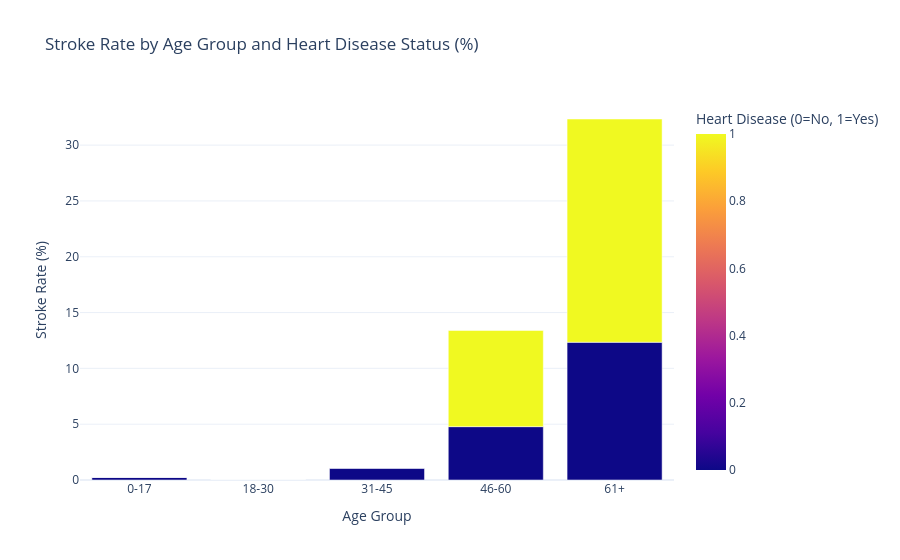

The notebook cell this image was saved under:
### Code cell
import plotly.express as px

fig = px.bar(
    heart_age_summary,
    x="age_group",
    y="stroke_pct",
    color="heart_disease",
    barmode="group",
    title="Stroke Rate by Age Group and Heart Disease Status (%)",
    labels={
        "age_group": "Age Group",
        "stroke_pct": "Stroke Rate (%)",
        "heart_disease": "Heart Disease (0=No, 1=Yes)",
        "total_people": "Total People",
        "stroke_count": "Stroke Count",
    },
    hover_data={
        "stroke_pct": ":.2f%",
        "total_people": True,
        "stroke_count": True,
        "stroke_mean": False,
    },
    template="plotly_white",
)

fig.show()

### Figure 1 — Plotly figure (JSON) as saved in the notebook; plotly's stock layout.template omitted (floating-point values rounded to 4 significant figures)
{"data": [{"alignmentgroup": "True", "customdata": [[855, 2, 0.002339], [1, 0, 0], [712, 0, 0], [1, 0, 0], [1042, 11, 0.01056], [6, 0, 0], [1130, 54, 0.04779], [58, 5, 0.08621], [1094, 135, 0.1234], [210, 42, 0.2]], "hovertemplate": "Age Group=%{x}<br>Stroke Rate (%)=%{y:.2f%}<br>Total People=%{customdata[0]}<br>Stroke Count=%{customdata[1]}<br>Heart Disease (0=No, 1=Yes)=%{marker.color}<extra></extra>", "legendgroup": "", "marker": {"color": [0, 1, 0, 1, 0, 1, 0, 1, 0, 1], "coloraxis": "coloraxis", "pattern": {"shape": ""}}, "name": "", "offsetgroup": "", "orientation": "v", "showlegend": false, "textposition": "auto", "type": "bar", "x": ["0-17", "0-17", "18-30", "18-30", "31-45", "31-45", "46-60", "46-60", "61+", "61+"], "xaxis": "x", "y": [0.23, 0, 0, 0, 1.06, 0, 4.78, 8.62, 12.34, 20], "yaxis": "y"}], "layout": {"barmode": "group", "coloraxis": {"colorbar": {"title": {"text": "Heart Disease (0=No, 1=Yes)"}}, "colorscale": [[0, "#0d0887"], [0.1111, "#46039f"], [0.2222, "#7201a8"], [0.3333, "#9c179e"], [0.4444, "#bd3786"], [0.5556, "#d8576b"], [0.6667, "#ed7953"], [0.7778, "#fb9f3a"], [0.8889, "#fdca26"], [1, "#f0f921"]]}, "legend": {"tracegroupgap": 0}, "title": {"text": "Stroke Rate by Age Group and Heart Disease Status (%)"}, "xaxis": {"anchor": "y", "domain": [0, 1], "title": {"text": "Age Group"}}, "yaxis": {"anchor": "x", "domain": [0, 1], "title": {"text": "Stroke Rate (%)"}}}}
